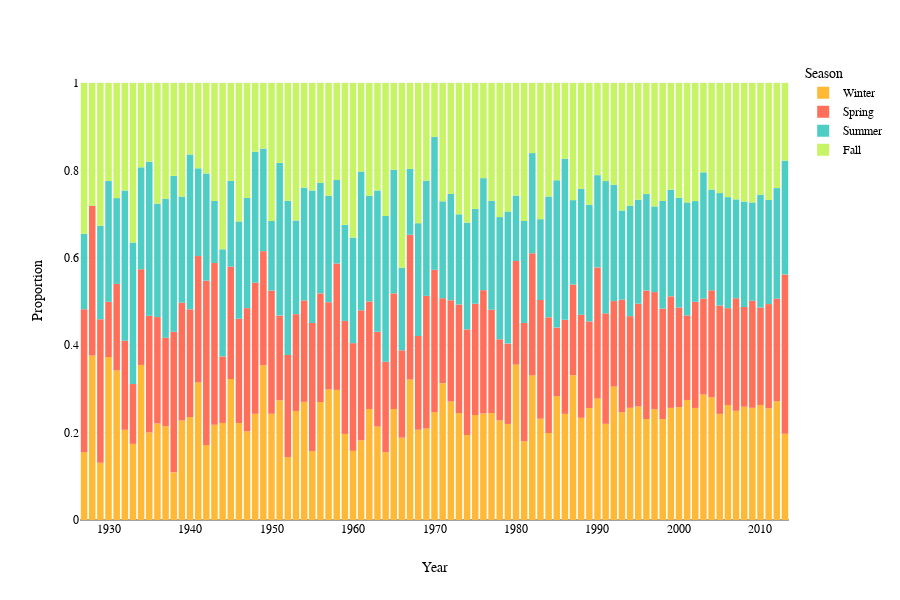

The cell this chart's notebook holds for it:
### Code cell
# Group by 'year' and 'season' and calculate the fraction for each season
df_grouped = total_name_by_movie.groupby(['year', 'season'])['is_significant'].mean().reset_index()

# Resetting index to make 'year' and 'category' regular columns
df_reset = df_grouped.reset_index()

# Pivot the table to have 'category' as columns
pivot_table = df_reset.pivot_table(index='year', columns='season', values='is_significant', fill_value=0).reset_index()
display(pivot_table.sample(2))

# Calculate proportions for each category
pivot_table['total'] = pivot_table[['Winter', 'Spring', 'Summer', 'Fall']].sum(axis=1)
pivot_table['proportion_winter'] = pivot_table['Winter'] / pivot_table['total']
pivot_table['proportion_spring'] = pivot_table['Spring'] / pivot_table['total']
pivot_table['proportion_summer'] = pivot_table['Summer'] / pivot_table['total']
pivot_table['proportion_fall'] = pivot_table['Fall'] / pivot_table['total']

# Melt the pivot_table for better plotting
melted_df = pivot_table.melt(id_vars='year', value_vars=['proportion_winter', 'proportion_spring', 'proportion_summer', 'proportion_fall'],
                              var_name='season', value_name='proportion')

# Plotting with Plotly
fig = px.bar(melted_df, x='year', y='proportion', color='season',
             labels={'proportion': 'Proportion', 'year': 'Year', 'season': 'Season'},
            #  title='Proportion of Significance by Season Over Years',
             height=600)

# Update the legend labels for each trace
fig.data[0].name = 'Winter'
fig.data[1].name = 'Spring'
fig.data[2].name = 'Summer'
fig.data[3].name = 'Fall'

# Show the plot
fig.show()

# Export to html
fig.write_html('q1_proportion_per_season.html', include_plotlyjs="cdn", config={'displayModeBar': False})
